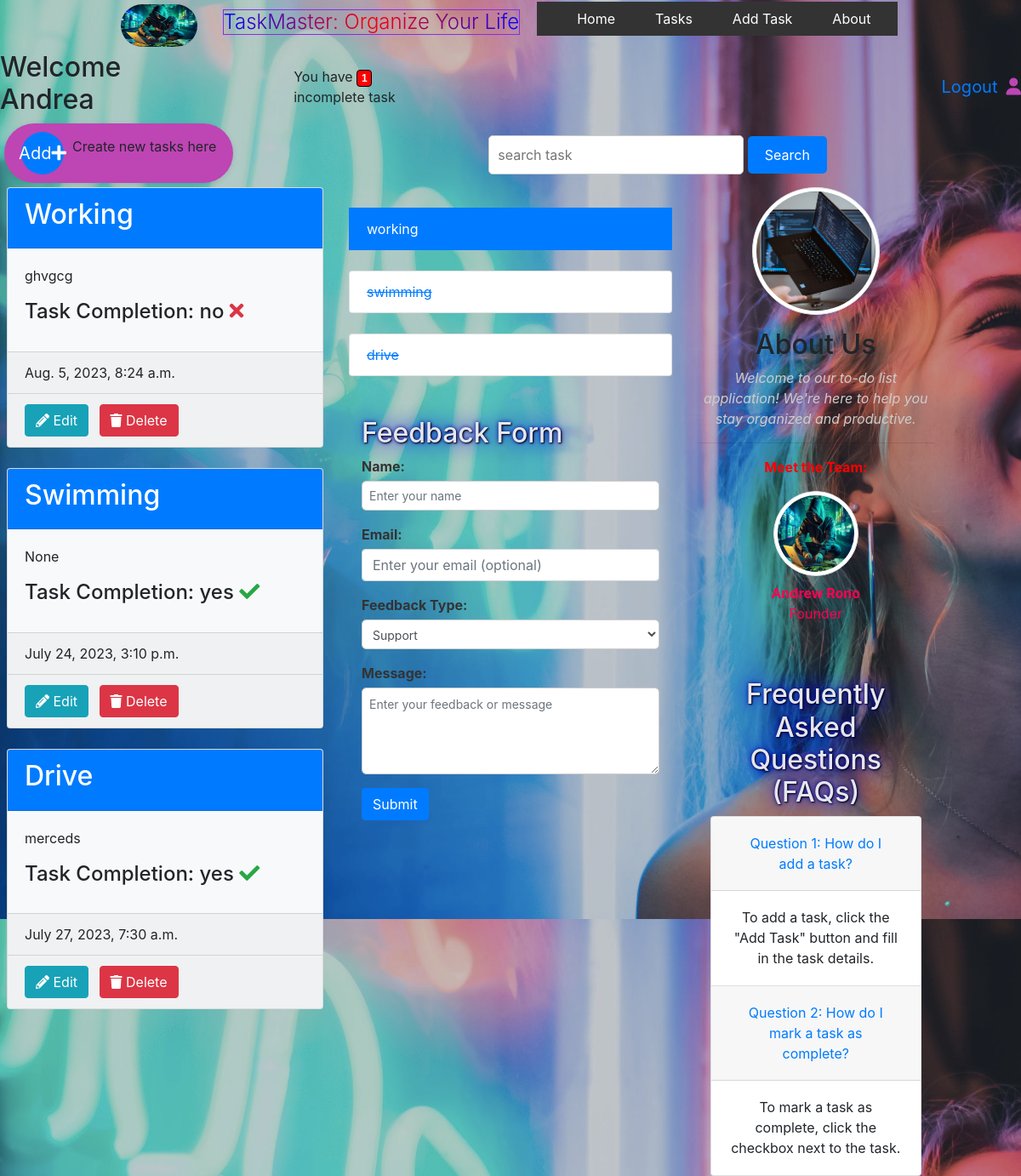
Before: / (signed in) with the older database file.
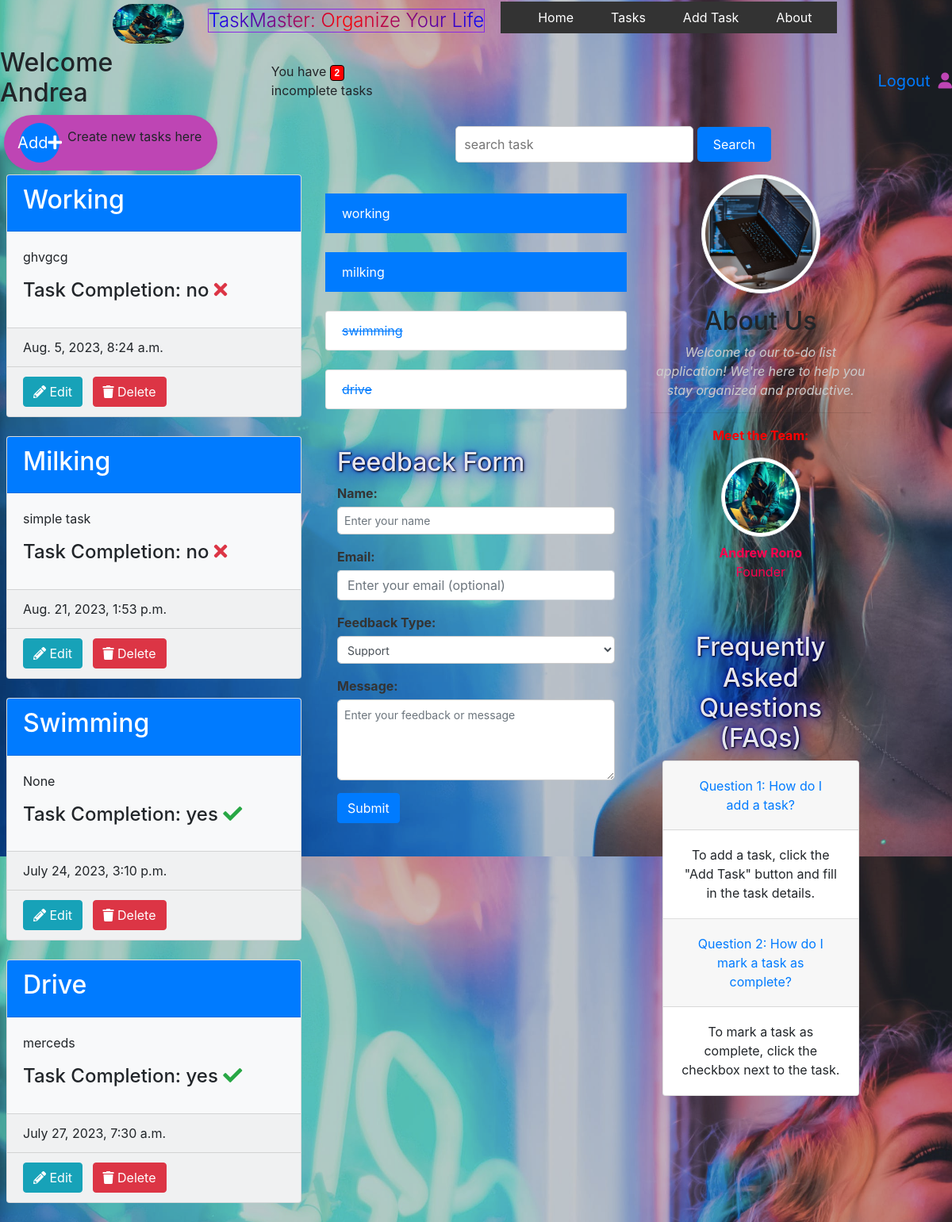
After: the same page with the newer database file.
### ToDo/models.py (models this page shows, shortened)
class Task(models.Model):
    user = models.ForeignKey(User, on_delete=models.CASCADE)
    title = models.CharField(max_length=100)
    description = models.TextField(blank=True,null=True)
    complete = models.BooleanField(default=False)
    completion_date = models.DateTimeField(blank=True, null=True)
    created = models.DateTimeField(auto_now_add=True)
    class Meta:
        ordering = ['complete']

### ToDo/views.py (the view)
# urls.py: path('', views.TaskList.as_view(), name='tasks'),
class TaskList(LoginRequiredMixin, ListView):
    model = Task
    context_object_name = 'tasks'
    def get_context_data(self, **kwargs):
        context = super().get_context_data(**kwargs)
        context['tasks'] =  context['tasks'] .filter(user = self.request.user)
        context ['count'] = context['tasks'].filter(complete=False).count()
        search_input = self.request.GET.get('search-area') or ''
        if search_input:
            context['tasks'] = context['tasks'].filter(
                title__icontains=search_input)
        context['search_input'] = search_input
        return context

### ToDo/templates/ToDo/task_list.html (shortened to what this page needs)
{% load static %}
{% load bootstrap4 %}
<link rel="stylesheet" href="{% static 'styles.css' %}">
<link rel="stylesheet" href="https://stackpath.bootstrapcdn.com/bootstrap/4.5.2/css/bootstrap.min.css">
<link rel="stylesheet" href="https://cdnjs.cloudflare.com/ajax/libs/font-awesome/5.15.3/css/all.min.css">
<link rel="stylesheet" href="{% static 'bootstrap.min.css' %}">
{% block content %}
<div class="header">
    <img src="{% static 'images/logo.png' %}">
    <h3 class="radial-text">TaskMaster: Organize Your Life </h3>
    <nav>
        <ul class="navbar" id="side-menu">
            <li><a href="/">Home</a></li>
            <li><a href="#tasks">Tasks</a></li>
            <li><a href="#add-task">Add Task</a></li>
            <li><a href="#about">About</a></li>
        </ul>
    </nav>
</div>
<div class="container-1">
    {% if request.user.is_authenticated %}
    <h2>Welcome {{request.user |title}} </h2>
    <span>You have <small  class="badge">{{count}}</small> incomplete task{{ count|pluralize:"s" }}</span>
    </i><a href="{% url 'logout' %}">Logout</a><i class="fa-solid fa-user"></i>
    {% else %}
    <a href="{% url 'login' %}">Login</a>
    {% endif%}
</div>
<div class="second-row">
    <div class="fab-container" id="add-task">
        <a href="{% url 'task-create' %}" class="add-activity-fab">Add
            <i class="fas fa-plus"></i>
        </a><p>Create new tasks here</p>
    </div>
    <form class="search-form" method="GET">
        <input class="search-input" type="text" name="search-area" value="{{search_input}}" placeholder="search task">
        <input class="search-button" type="submit" value="Search">
    </form>
</div>
<div class="row">
    <div class="col-md-4">
        <div class="tasks-container">
            {% for task in tasks%}
            <div class="card bg-light mb-4 ml-2">
                <div class="card-header  bg-primary text-white">
                    <h2>{{task.title|title}}</h2>
                </div>
                <div class="card-body">
                    <p class="card-text">{{ task.description }}</p>
                    <h4 class="card-title">Task Completion:
                        {% if task.complete %}
                        {{task.complete|yesno}}
                            <i class="fas fa-check text-success"></i>
                            {% else %}
                            {{task.complete|yesno}}
                            <i class="fas fa-times text-danger"></i>
                        {% endif %}
                    </h4>
                </div>
                <div class="card-footer">
                    {{task.created}}
                </div>
                <div class="card-footer">
                        <div class="button">
                            <a href="{% url 'task-update' task.id %}" class="btn btn-info mr-2">
                                <i class="fas fa-pencil-alt"></i> Edit
                            </a>
                            <a href="{% url 'task-delete' task.id %}" class="btn btn-danger">
                                <i class="fas fa-trash"></i> Delete
                            </a>
                        </div>
                </div>
            </div>
            {% endfor %}
        </div>
    </div>
    <div class="col-md-4 my-carousel-item" id="tasks">
        {% for task in tasks %}
        <br>
        {% if task.complete %}
            <ul class="list-group" >
                <li class="list-group-item disabled">
                    <a href="{% url 'task-update' task.id %} " id="task-complete">{{ task.title }}</a>
                </li>
            </ul>
        {% else %}
            <ul class="list-group">
                <li>
                    <a href="{% url 'task-update' task.id %}" class="list-group-item list-group-item-action active">
                        {{ task.title }}
                    </a>
                </li>
            </ul>
        {% endif %}
    {% endfor %}
    <div class="container mt-5">
        <h2>Feedback Form</h2>
        <form>
            <div class="form-group">
                <label for="name">Name:</label>
                <input type="text" class="form-control" id="name" placeholder="Enter your name">
            </div>
            <div class="form-group">
                <label for="email">Email:</label>
                <input type="email" class="form-control" id="email" placeholder="Enter your email (optional)">
            </div>
            <div class="form-group">
                <label for="feedbackType">Feedback Type:</label>
                <select class="form-control" id="feedbackType">
                    <option>Support</option>
                </select>
            </div>
            <div class="form-group">
                <label for="message">Message:</label>
                <textarea class="form-control" id="message" rows="4" placeholder="Enter your feedback or message"></textarea>
            </div>
            <button type="submit" class="btn btn-primary">Submit</button>
        </form>
    </div>
</div>
<div class="col-md-3 text-center" id="about">
    <img src="{% static 'images/about.png' %}" alt="..." class="img-thumbnail rounded-circle" style="width: 150px; height: 150px;">
    <h2 class="mt-3">About Us</h2>
    <p class="font-italic">Welcome to our to-do list application! We're here to help you stay organized and productive.</p>
    <hr>
    <p class="font-weight-bold">Meet the Team:</p>
    <div class="row">
        <div class="col-md-12">
            <img src="{% static 'images/logo.png' %}" alt="Team Member 1" class="img-thumbnail rounded-circle" style="width: 100px; height: 100px;">
            <p class="mt-2 author-name"><strong>Andrew Rono</strong><br>Founder</p>
        </div>
    </div>
    <div class="container mt-5">
        <h2>Frequently Asked Questions (FAQs)</h2>
        <div class="accordion" id="faqAccordion">
            <div class="card">
                <div class="card-header" id="faqHeading1">
                    <h5 class="mb-0">
                        <button class="btn btn-link" id="button" type="button" data-toggle="collapse" data-target="#faqCollapse1" aria-expanded="true" aria-controls="faqCollapse1">
                            Question 1: How do I add a task?
                        </button>
                    </h5>
                </div>
                <div id="faqCollapse1" class="collapse show" aria-labelledby="faqHeading1" data-parent="#faqAccordion">
                    <div class="card-body">
                        To add a task, click the "Add Task" button and fill in the task details.
                    </div>
                </div>
            </div>
            <div class="card">
                <div class="card-header" id="faqHeading1">
                    <h5 class="mb-0">
                        <button class="btn btn-link" id="button" type="button" data-toggle="collapse" data-target="#faqCollapse1" aria-expanded="true" aria-controls="faqCollapse1">
                            Question 2: How do I mark a task as complete?
                        </button>
                    </h5>
                </div>
                <div id="faqCollapse1" class="collapse show" aria-labelledby="faqHeading1" data-parent="#faqAccordion">
                    <div class="card-body">
                        To mark a task as complete, click the checkbox next to the task.
                    </div>
                </div>
            </div>
        </div>
    </div>
</div>
</div>
{% endblock %}

### ToDo/static/styles.css (style rules this page uses)
.header { text-align: center; display: flex; padding: 30px; align-items: center; justify-content: center; height: 25px; margin-top: 0px; margin-right: 3px; }
.header img { width: 90px; height: 50px; border-radius: 50px; margin-right: 30px; }
.radial-text { font-size: 24px; font-weight: 300; background: radial-gradient(circle, #ff0000, #0000ff); background-clip: text; -webkit-background-clip: text; color: transparent; display: inline-block; border: 1px solid blueviolet; box-shadow: #0000ff; box-sizing: border-box; }
.navbar { margin-left: 20px; background-color: #333; list-style-type: none; padding: 0; overflow: hidden; }
.navbar li { list-style: none; margin-left: 15px; float: right; }
.navbar li a { display: block; color: white; text-align: center; padding: 0px 16px; text-decoration: none; }
.container-1 { display:flex; align-items: center; }
.container h2 { color: #e6e6ee; text-shadow: 1px 1px 2px black, 0 0 25px blue, 0 0 5px darkblue; }
.container-1 span { margin-left: 150px; }
.container-1 a { float: right; padding-left:600px; font-size: 20px; }
.fa-solid { font-size: 20px; color: #be45b4; margin-left: 10px; }
.badge { background-color: red; color: white; padding: 4px 8px; text-align: center; border-radius: 5px; font-size: 16px; font-family: Arial, sans-serif; border: 1px solid black; }
.form-control { width: 100%; padding: 10px; margin-bottom: 10px; border: 1px solid #ccc; border-radius: 5px; }
.second-row { display: flex; align-items: center; flex-basis: 60%; }
.search-form { justify-content: center; text-align: center; margin-top: 10px; margin-bottom: 10px; }
.search-input { padding: 10px; border: 1px solid #ccc; border-radius: 5px; font-size: 16px; width: 300px; margin-left: 300px; }
.search-button { padding: 10px 20px; background-color: #007bff; color: white; border: none; border-radius: 5px; font-size: 16px; cursor: pointer; }
.fab-container { margin-bottom: 5px; margin-left: 5px; bottom: 20px; right: 20px; display: flex; align-items: center; background-color: #be45b4; border-radius: 50px; padding: 10px 20px; box-shadow: 0px 2px 6px rgba(0, 0, 0, 0.1); }
.add-activity-fab { display: flex; align-items: center; justify-content: center; width: 50px; height: 50px; background-color: #007BFF; color: #fff; border-radius: 70%; font-size: 20px; text-decoration: none; margin-right: 10px; transition: background-color 0.3s ease; }
.form-group { margin-bottom: 15px; }
.form-group label { display: block; margin-bottom: 5px; font-weight: bold; color: #333; }
.form-group input[type="text"], .form-group textarea, .form-group select { width: 100%; padding: 8px; border: 1px solid #ccc; border-radius: 5px; font-size: 14px; }
.list-group li { list-style: none; }
.font-italic { color: #ccc; }
.author-name { color: #ff004f; }
.font-weight-bold { color: #ff0000; }
#task-complete { text-decoration: line-through; }

Changed rows visible on the page:
added Task: title "Milking", description "simple task", complete "no", created "Aug. 21, 2023, 1:53 p.m.", title "milking"
Other visible differences:
{{ count }}: "1" → "2"
